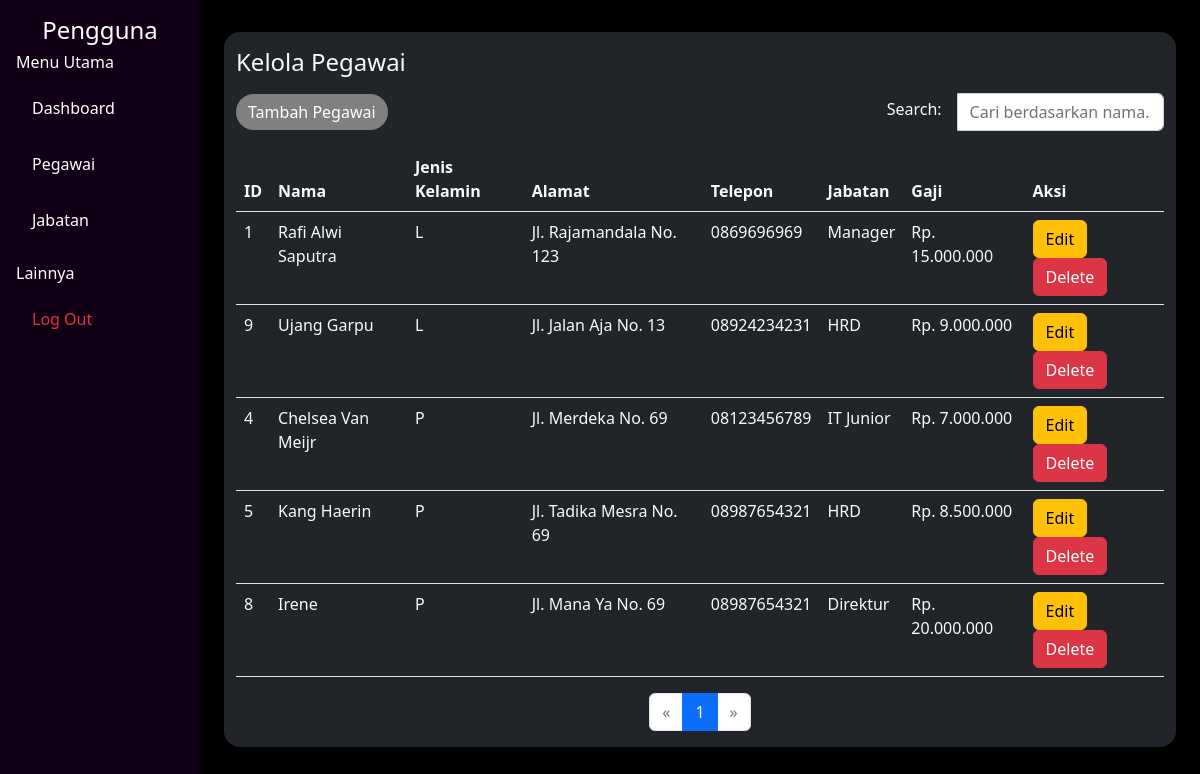
/pages/pegawai.php?sort=jenis_kelamin&order=ASC, run on the app's committed database.
### tables this page shows
CREATE TABLE `pegawai` (
  `id` int(11) NOT NULL,
  `nama` varchar(100) NOT NULL,
  `jenis_kelamin` enum('L','P') DEFAULT NULL,
  `alamat` varchar(255) DEFAULT NULL,
  `telepon` varchar(15) DEFAULT NULL,
  `jabatan_id` int(11) DEFAULT NULL,
  `gaji` decimal(15,2) NOT NULL
);

CREATE TABLE `jabatan` (
  `id` int(11) NOT NULL,
  `nama_jabatan` varchar(100) NOT NULL
);

### pages/pegawai.php (the view, shortened to what this page needs)
<?php
include '../koneksi/db.php';
?>
<!DOCTYPE html>
<html lang="en">
<head>
    <link href="../css/bootstrap.min.css" rel="stylesheet" />
    <link href="../css/styles.css" rel="stylesheet" />
</head>
<body class="bg-data">
<div class="container-fluid">
    <div class="row">
        <?php require_once('_sidebar.php'); ?>
        <main class="col-md-10 ms-auto px-4">
            <div class="row py-3 align-items-center">
            </div>
            <div id="kelola_admin">
                <div class="container-md bg-dark rounded-4">
                    <div class="row text-light">
                        <div class="col-xl-12 mb-5 mb-xl-0">
                            <div class="card border-0">
                                <div class="row align-items-center py-3">
                                    <div class="col">
                                        <h4 class="mb-0">Kelola Pegawai</h4>
                                    </div>
                                </div>
                                <div class="row align-items-center mb-3">
                                    <div class="col">
                                        <a href="tambah_pegawai.php" class="btn btn-primary" type="button" style="border: none; border-radius: 30px; background-color: grey;">
                                            Tambah Pegawai
                                        </a>
                                    </div>
                                    <div class="col-lg-4">
                                        <form method="GET" action="">
                                            <div class="input-group">
                                                <label for="search" class="form-label text-light mx-3 my-1 align-items-center">Search:</label>
                                                <input type="text" class="form-control" id="search" name="search" placeholder="Cari berdasarkan nama..." value="<?php echo isset($_GET['search']) ? $_GET['search'] : ''; ?>">
                                            </div>
                                        </form>
                                    </div>
                                </div>
                                <div class="table-responsive">
                                    <table class="table align-items-center table-flush text-light" id="pegawaiTable">
                                        <thead class="thead-light">
                                            <tr>
                                                <th><a href="?sort=id&order=<?php echo (isset($_GET['sort']) && $_GET['sort'] == 'id' && isset($_GET['order']) && $_GET['order'] == 'ASC') ? 'DESC' : 'ASC'; ?>" class="text-light text-decoration-none">ID</a></th>
                                                <th><a href="?sort=nama&order=<?php echo (isset($_GET['sort']) && $_GET['sort'] == 'nama' && isset($_GET['order']) && $_GET['order'] == 'ASC') ? 'DESC' : 'ASC'; ?>" class="text-light text-decoration-none">Nama</a></th>
                                                <th><a href="?sort=jenis_kelamin&order=<?php echo (isset($_GET['sort']) && $_GET['sort'] == 'jenis_kelamin' && isset($_GET['order']) && $_GET['order'] == 'ASC') ? 'DESC' : 'ASC'; ?>" class="text-light text-decoration-none">Jenis Kelamin</a></th>
                                                <th><a href="?sort=alamat&order=<?php echo (isset($_GET['sort']) && $_GET['sort'] == 'alamat' && isset($_GET['order']) && $_GET['order'] == 'ASC') ? 'DESC' : 'ASC'; ?>" class="text-light text-decoration-none">Alamat</a></th>
                                                <th><a href="?sort=telepon&order=<?php echo (isset($_GET['sort']) && $_GET['sort'] == 'telepon' && isset($_GET['order']) && $_GET['order'] == 'ASC') ? 'DESC' : 'ASC'; ?>" class="text-light text-decoration-none">Telepon</a></th>
                                                <th><a href="?sort=nama_jabatan&order=<?php echo (isset($_GET['sort']) && $_GET['sort'] == 'nama_jabatan' && isset($_GET['order']) && $_GET['order'] == 'ASC') ? 'DESC' : 'ASC'; ?>" class="text-light text-decoration-none">Jabatan</a></th>
                                                <th><a href="?sort=gaji&order=<?php echo (isset($_GET['sort']) && $_GET['sort'] == 'gaji' && isset($_GET['order']) && $_GET['order'] == 'ASC') ? 'DESC' : 'ASC'; ?>" class="text-light text-decoration-none">Gaji</a></th>
                                                <th>Aksi</th>
                                            </tr>
                                        </thead>
                                        <tbody id="tableBody">
                                            <?php
                                            $search = isset($_GET['search']) ? $_GET['search'] : '';
                                            $sort = isset($_GET['sort']) ? $_GET['sort'] : 'id';
                                            $order = isset($_GET['order']) ? $_GET['order'] : 'ASC';
                                            $limit = 10;
                                            $page = isset($_GET['page']) ? $_GET['page'] : 1;
                                            $offset = ($page - 1) * $limit;
                                            $sql = "SELECT Pegawai.id, Pegawai.nama, Pegawai.jenis_kelamin, Pegawai.alamat, Pegawai.telepon, Jabatan.nama_jabatan, Pegawai.gaji
                                                    FROM Pegawai
                                                    JOIN Jabatan ON Pegawai.jabatan_id = Jabatan.id
                                                    WHERE Pegawai.nama LIKE '%$search%'
                                                    ORDER BY $sort $order
                                                    LIMIT $limit OFFSET $offset";
                                            $result = $conn->query($sql);
                                            if ($result->num_rows > 0) {
                                                while($row = $result->fetch_assoc()) {
                                                    echo "<tr>
                                                            <td>{$row['id']}</td>
                                                            <td>{$row['nama']}</td>
                                                            <td>{$row['jenis_kelamin']}</td>
                                                            <td>{$row['alamat']}</td>
                                                            <td>{$row['telepon']}</td>
                                                            <td>{$row['nama_jabatan']}</td>
                                                            <td>Rp. " . number_format($row['gaji'], 0, ',', '.') . "</td>
                                                            <td>
                                                                <a href='edit_pegawai.php?id={$row['id']}' class='btn btn-warning'>Edit</a>
                                                                <a href='delete.php?id={$row['id']}' class='btn btn-danger' onclick='return confirm(\"Yakin ingin menghapus?\")'>Delete</a>
                                                            </td>
                                                        </tr>";
                                                }
                                            } else {
                                                echo "<tr><td colspan='7'>Tidak ada data</td></tr>";
                                            }
                                            ?>
                                        </tbody>
                                    </table>
                                </div>
                                <?php
                                $total_sql = "SELECT COUNT(*) as total FROM Pegawai WHERE Pegawai.nama LIKE '%$search%'";
                                $total_result = $conn->query($total_sql);
                                $total_row = $total_result->fetch_assoc();
                                $total = $total_row['total'];
                                $total_pages = ceil($total / $limit);
                                echo "<nav aria-label='Page navigation'>
                                        <ul class='pagination justify-content-center'>
                                            <li class='page-item " . ($page == 1 ? 'disabled' : '') . "'>
                                                <a class='page-link' href='?page=" . ($page - 1) . "&search=$search&sort=$sort&order=$order' aria-label='Previous'>
                                                    <span aria-hidden='true'>«</span>
                                                </a>
                                            </li>";
                                for ($i = 1; $i <= $total_pages; $i++) {
                                    echo "<li class='page-item " . ($page == $i ? 'active' : '') . "'>
                                            <a class='page-link' href='?page=$i&search=$search&sort=$sort&order=$order'>$i</a>
                                          </li>";
                                }
                                echo "<li class='page-item " . ($page == $total_pages ? 'disabled' : '') . "'>
                                        <a class='page-link' href='?page=" . ($page + 1) . "&search=$search&sort=$sort&order=$order' aria-label='Next'>
                                            <span aria-hidden='true'>»</span>
                                        </a>
                                      </li>
                                    </ul>
                                  </nav>";
                                ?>
                            </div>
                        </div>
                    </div>
                </div>
            </div>
        </main>
    </div>
</div>
</body>
</html>

### css/styles.css (style rules this page uses)
.bg-data { background-color: black; }

### data on the page
pegawai: id "1", nama "Rafi Alwi Saputra", jenis_kelamin "L", alamat "Jl. Rajamandala No. 123", telepon "0869696969", jabatan.nama_jabatan "Manager", gaji "15.000.000"
pegawai: id "9", nama "Ujang Garpu", jenis_kelamin "L", alamat "Jl. Jalan Aja No. 13", telepon "08924234231", jabatan.nama_jabatan "HRD", gaji "9.000.000"
pegawai: id "4", nama "Chelsea Van Meijr", jenis_kelamin "P", alamat "Jl. Merdeka No. 69", telepon "08123456789", jabatan.nama_jabatan "IT Junior", gaji "7.000.000"
pegawai: id "5", nama "Kang Haerin", jenis_kelamin "P", alamat "Jl. Tadika Mesra No. 69", telepon "08987654321", jabatan.nama_jabatan "HRD", gaji "8.500.000"
pegawai: id "8", nama "Irene", jenis_kelamin "P", alamat "Jl. Mana Ya No. 69", telepon "08987654321", jabatan.nama_jabatan "Direktur", gaji "20.000.000"
